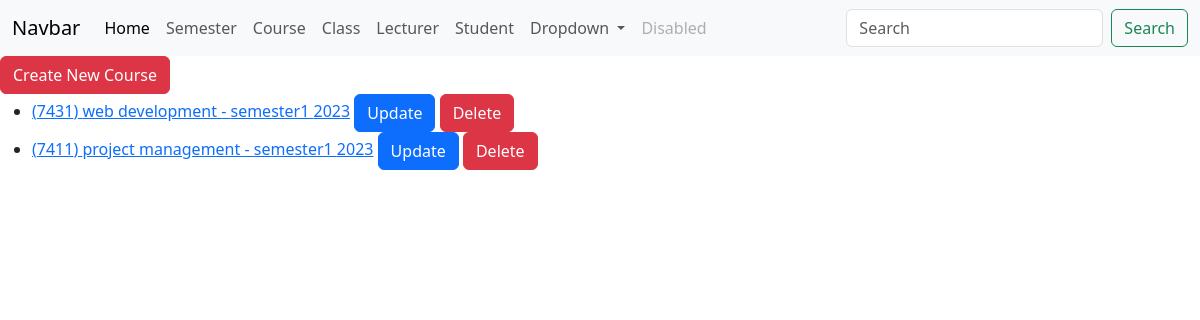
/courses, run on an earlier commit of the app's database.
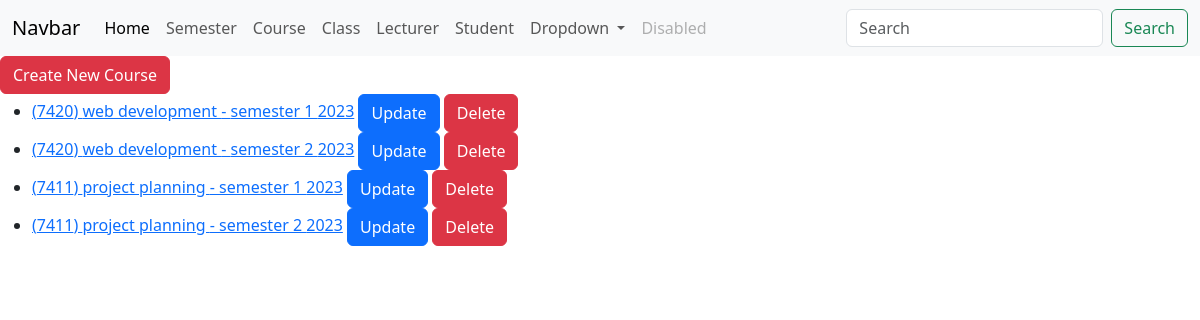
And on a later commit of the database.
### attendance/models.py (models this page shows, shortened)
class Course(models.Model):
    semester = models.ForeignKey(Semester, on_delete=models.CASCADE, related_name='courses')
    code = models.CharField(max_length=255)
    name = models.CharField(max_length=255)

class Semester(models.Model):
    semester = models.CharField(max_length=255)
    year = models.CharField(max_length=255)

### attendance/views.py (the view)
# urls.py: path("courses", list_courses, name="courses"),
def list_courses(request):
    data = Course.objects.all()
    content = {'courses': data}
    return render(request, "list_courses.html", content)

### attendance/templates/list_courses.html (shortened to what this page needs)
{%  extends "base.html" %}
{%  block content %}
    <a href="{% url 'create_course' %}" class="btn btn-danger">Create New Course</a>
    <ul>
    {% for course in courses %}
        <li>
            <a href="{% url 'detail_course' id=course.id %}">({{ course.code }}) {{ course.name }} - {{ course.semester.semester }} {{ course.semester.year }}</a>
            <a href="{% url 'update_course_view' id=course.id %}" class="btn btn-primary">Update</a>
            <a href="{% url 'delete_course_view' id=course.id %}" class="btn btn-danger">Delete</a>
        </li>
    {% endfor %}
    </ul>
{%  endblock %}

### attendance/templates/base.html (shortened to what this page needs)
<!DOCTYPE html>
<html lang="en">
<head>
<link href="https://cdn.jsdelivr.net/npm/bootstrap@5.3.1/dist/css/bootstrap.min.css" rel="stylesheet">
</head>
<body>
<nav class="navbar navbar-expand-lg bg-body-tertiary">
  <div class="container-fluid">
    <a class="navbar-brand" href="#">Navbar</a>
    <div class="collapse navbar-collapse" id="navbarSupportedContent">
      <ul class="navbar-nav me-auto mb-2 mb-lg-0">
        <li class="nav-item">
          <a class="nav-link active" aria-current="page" href="{% url 'home' %}">Home</a>
        </li>
        <li class="nav-item">
          <a class="nav-link" href="{% url 'semesters' %}">Semester</a>
        </li>
          <li class="nav-item">
          <a class="nav-link" href="{% url 'courses' %}">Course</a>
        </li>
          <li class="nav-item">
          <a class="nav-link" href="{% url 'classes' %}">Class</a>
        </li>
        <li class="nav-item">
          <a class="nav-link" href="{% url 'lecturers' %}">Lecturer</a>
        </li>
        <li class="nav-item">
          <a class="nav-link" href="{% url 'students' %}">Student</a>
        </li>
        <li class="nav-item dropdown">
          <a class="nav-link dropdown-toggle" href="#" role="button" data-bs-toggle="dropdown" aria-expanded="false">
            Dropdown
          </a>
        </li>
        <li class="nav-item">
          <a class="nav-link disabled" aria-disabled="true">Disabled</a>
        </li>
      </ul>
      <form class="d-flex" role="search">
        <input class="form-control me-2" type="search" placeholder="Search" aria-label="Search">
        <button class="btn btn-outline-success" type="submit">Search</button>
      </form>
    </div>
  </div>
</nav>
{% block content %}
{% endblock %}
</body>
</html>

What changed in the data, as far as the page shows it:
removed Course: code "7431", name "web development", semester.semester "semester1", semester.year "2023"
removed Course: code "7411", name "project management", semester.semester "semester1", semester.year "2023"
added Course: code "7420", name "web development", semester.semester "semester 1", semester.year "2023"
added Course: code "7420", name "web development", semester.semester "semester 2", semester.year "2023"
added Course: code "7411", name "project planning", semester.semester "semester 1", semester.year "2023"
added Course: code "7411", name "project planning", semester.semester "semester 2", semester.year "2023"
